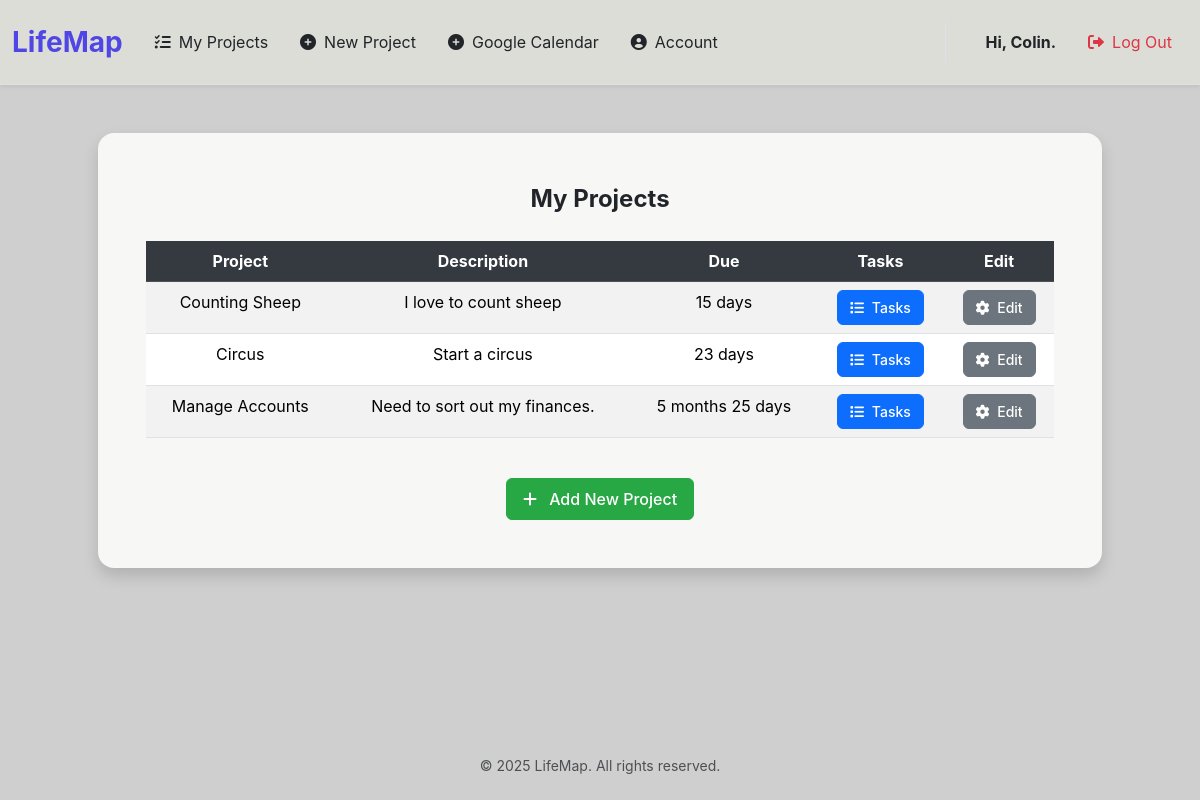
Screenshot of /projects (signed in) with the database file from the repository.
### tables this page shows
CREATE TABLE users (
    user_id INTEGER PRIMARY KEY AUTOINCREMENT,
    username TEXT NOT NULL UNIQUE,
    email TEXT UNIQUE,
    password_hash TEXT NOT NULL
, google_token TEXT);

CREATE TABLE projects (
    project_id INTEGER PRIMARY KEY AUTOINCREMENT,
    user_id INTEGER NOT NULL,
    name TEXT NOT NULL,
    description TEXT,
    start_date TEXT,
    end_date TEXT,
    FOREIGN KEY (user_id) REFERENCES users (user_id)
);

### app.py (the view)
@app.route("/projects", methods=["GET", "POST"])
@login_required
def projects_list():
    if request.method == "GET":
        conn = get_db()
        cursor = conn.cursor()
        user_id = session["user_id"]
        cursor.execute("""SELECT * FROM projects WHERE user_id = ? ORDER BY end_date ASC""", (user_id,))
        rows = [dict(row) for row in cursor.fetchall()]
        for row in rows:
            row["readable_due_date"] = format_date_difference(row["end_date"])
        return render_template(
            "projects.html",
            projects=rows,
            username=get_username(user_id))
    else:
        return error_page("Request Error, Only GET requests accepted.", 403)

### app.py (called while the page is built)
def login_required(f):
    @wraps(f)
    def decorated_function(*args, **kwargs):
        if session.get("user_id") is None:
            return redirect("/login")
        return f(*args, **kwargs)
    return decorated_function

def get_username(user_id):
    conn = get_db()
    cursor = conn.cursor()
    cursor.execute("""SELECT username FROM users WHERE user_id = ?""", (user_id,))
    username_row = cursor.fetchone()
    return username_row[0] if username_row else None

def format_date_difference(target_date_str: str) -> str:
    if not target_date_str: return "No due date"
    target_date = date.fromisoformat(target_date_str)
    today = date.today()
    delta = relativedelta(target_date, today)
    if target_date < today: return "Date has passed"
    parts = []
    if delta.years: parts.append(f"{delta.years} year{'s' if delta.years != 1 else ''}")
    if delta.months: parts.append(f"{delta.months} month{'s' if delta.months != 1 else ''}")
    if delta.days: parts.append(f"{delta.days} day{'s' if delta.days != 1 else ''}")
    return " ".join(parts) or "Today"

@app.after_request
def after_request(response):
    response.headers["Cache-Control"] = "no-cache, no-store, must-revalidate"
    response.headers["Expires"] = 0
    response.headers["Pragma"] = "no-cache"
    return response

### db.py (called while the page is built)
def get_db():
    if 'lifemap_db' not in g:
        g.lifemap_db = sqlite3.connect("LifeMap.db")
        g.lifemap_db.row_factory = sqlite3.Row
    return g.lifemap_db

### templates/projects.html (shortened to what this page needs)
{% extends "layout.html" %}
{% block username %}
    <div class="fs-6 fw-bold">Hi, {{username}}.</div>
{% endblock %}
{% block main %}
    <div class="mb-4 shadow rounded-4 p-5 mx-auto" style="background-color: #f7f7f5 !important; max-width: 90%; width: 100%;">
        <div class="fs-4 fw-bold mb-4 text-center">
            My Projects
        </div>
        <div class="table-responsive">
            <table class="table table-hover table-striped">
                <thead class="table-dark">
                    <tr>
                        <th scope="col">Project</th>
                        <th scope="col">Description</th>
                        <th scope="col">Due</th>
                        <th scope="col">Tasks</th>
                        <th scope="col">Edit</th>
                    </tr>
                </thead>
                <tbody>
                    {% for row in projects %}
                    <tr>
                        <td> {{ row["name"] }} </td>
                        <td> {{ row["description"] }} </td>
                        {% if row["readable_due_date"] in this_week %}
                        <td><b style="color:red;"> {{ row["readable_due_date"]}}</b><td>
                        {% else %}
                        <td> {{ row["readable_due_date"]}}<td>
                        {% endif %}
                            <button class="details-button btn btn-sm btn-primary" data-project-id="{{ row["project_id"] }}">
                                <i class="fa-solid fa-list me-1"></i> Tasks
                            </button>
                        </td>
                        <td>
                            <button class="edit-button btn btn-sm btn-secondary" data-project-id="{{ row["project_id"] }}">
                                <i class="fa-solid fa-gear me-1"></i> Edit
                            </button>
                        </td>
                    </tr>
                    {% endfor %}
                </tbody>
            </table>
        </div>
        <div class="d-flex justify-content-center mt-4">
            <a href="/newProject" class="btn btn-new-project">
                <i class="fa-solid fa-plus me-2"></i> Add New Project
            </a>
        </div>
    </div>
{% endblock %}

### templates/layout.html (style rules this page uses)
body { font-family: 'Inter', sans-serif; background-color: #f8f9fa; display: flex; flex-direction: column; min-height: 100vh; }
#bg { background-color: #cfcfcf }

### templates/projects.html (style rules this page uses)
.btn { border-radius: 0.375rem; font-weight: 500; transition: all 0.2s ease-in-out; padding: 0.375rem 0.75rem; font-size: 0.875rem; }
.btn-primary { background-color: #0d6efd; border-color: #0d6efd; color: white; }
.btn-secondary { background-color: #6c757d; border-color: #6c757d; color: white; }
.table-dark th { background-color: #343a40; color: white; }
.btn-new-project { background-color: #28a745; border-color: #28a745; color: white; padding: 0.5rem 1rem; font-size: 1rem; }

### rows the page displays
users: username "Colin"
projects: name "Counting Sheep", description "I love to count sheep", readable_due_date "15 days"
projects: name "Circus", description "Start a circus", readable_due_date "23 days"
projects: name "Manage Accounts", description "Need to sort out my finances.", readable_due_date "5 months 25 days"
